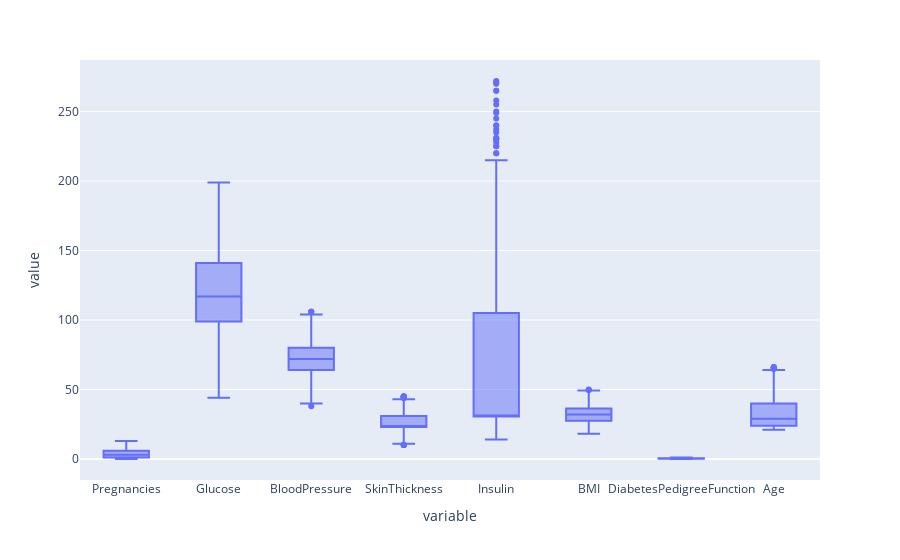

The code cell stored with this chart in its notebook:
### Markdown cell above
### Check for outliers
Outliers are data points that deviate significantly from other data points in a dataset, and they can introduce bias, reduce accuracy, lead to misleading results, and increase the complexity of analysis. Outliers are generally considered bad for statistical analysis, and it is important to identify and handle them appropriately to ensure the accuracy and reliability of statistical models and analysis.

First we plot the dataset using a **box plot**, if some attribute has any point outside the box, it means that it has an outlier. For instance, the attribute **Insulin** has multiple outliers. We then use these attributes and **IQR** to remove the outliers.

### Code cell
fig = plotly.boxplot_frame(df, y=["Pregnancies", "Glucose", "BloodPressure", "SkinThickness", "Insulin", "BMI", "DiabetesPedigreeFunction", "Age"])
fig.show()

### Figure 1 — Plotly figure (JSON) as saved in the notebook; plotly's stock layout.template omitted (floating-point values rounded to 4 significant figures; data arrays with more than 128 entries replaced by an {"elided": "..."} marker saying what was removed)
{"data": [{"alignmentgroup": "True", "hovertemplate": "variable=%{x}<br>value=%{y}<extra></extra>", "legendgroup": "", "marker": {"color": "#636efa"}, "name": "", "notched": false, "offsetgroup": "", "orientation": "v", "showlegend": false, "type": "box", "x": {"elided": "6104 str values"}, "x0": " ", "xaxis": "x", "y": {"elided": "6104 float values"}, "y0": " ", "yaxis": "y"}], "layout": {"boxmode": "group", "legend": {"tracegroupgap": 0}, "margin": {"t": 60}, "xaxis": {"anchor": "y", "domain": [0, 1], "title": {"text": "variable"}}, "yaxis": {"anchor": "x", "domain": [0, 1], "title": {"text": "value"}}}}
